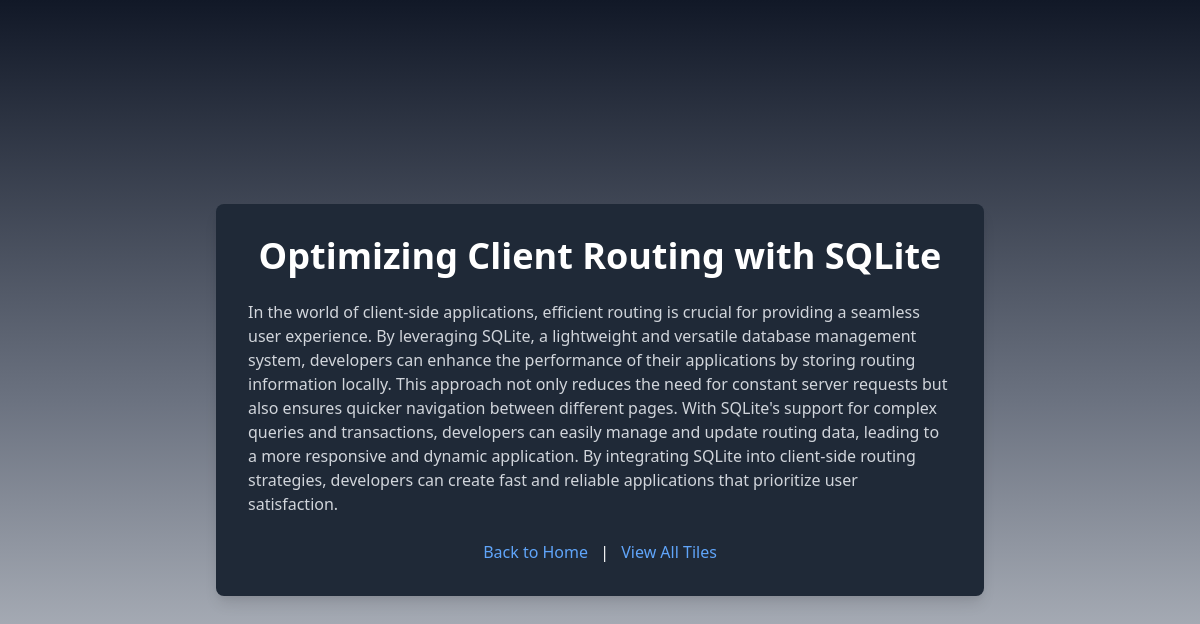
/entry/66, run on the app's committed database.
### tables this page shows
CREATE TABLE generated_content (
            id INTEGER PRIMARY KEY AUTOINCREMENT,
            entry_id INTEGER NOT NULL,
            title TEXT NOT NULL,
            body TEXT NOT NULL,
            FOREIGN KEY (entry_id) REFERENCES entries(id)
        );

### app.py (the view)
@app.route('/entry/<int:id>')
def display_entry(id):
    conn = sqlite3.connect('database.db')
    cursor = conn.cursor()
    cursor.execute('SELECT text, keywords FROM entries WHERE id = ?', (id,))
    entry = cursor.fetchone()
    cursor.execute('SELECT title, body FROM generated_content WHERE entry_id = ?', (id,))
    generated = cursor.fetchone()
    conn.close()
    if entry and generated:
        text, keywords = entry
        title, body = generated
        return render_template('entry.html', title=title, body=body)
    else:
        return "Entry or Generated Content not found", 404

### templates/entry.html (shortened to what this page needs)
<!DOCTYPE html>
<html lang="en">
<head>
    <link href="https://cdn.jsdelivr.net/npm/tailwindcss@2.2.19/dist/tailwind.min.css" rel="stylesheet">
</head>
<body class="bg-gradient-to-b from-gray-900 via-gray-500 to-gray-300 text-white flex items-center justify-center min-h-screen p-4">
    <div class="bg-gray-800 p-8 rounded-lg shadow-lg w-full max-w-3xl">
        <h1 class="text-4xl font-bold mb-6 text-center">{{ title }}</h1>
        <div class="text-gray-300 mb-6">
            <p>{{ body }}</p>
        </div>
        <div class="text-center">
            <a href="/" class="text-blue-400 hover:underline">Back to Home</a>
            <span class="mx-2">|</span>
            <a href="/entries" class="text-blue-400 hover:underline">View All Tiles</a>
        </div>
    </div>
</body>
</html>

### data on the page
generated_content: title "Optimizing Client Routing with SQLite", body "In the world of client-side applications, efficient routing is crucial for providing a seamless user experience. By leveraging SQLite, a lightweight and versatile database management system, developers can enhance the performance of their applications by storing routing information locally. This approach not only reduces the need for constant server requests but also ensures quicker navigation between different pages. With SQLite's support for complex queries and transactions, developers can easily manage and update routing data, leading to a more responsive and dynamic application. By integrating SQLite into client-side routing strategies, developers can create fast and reliable…"
